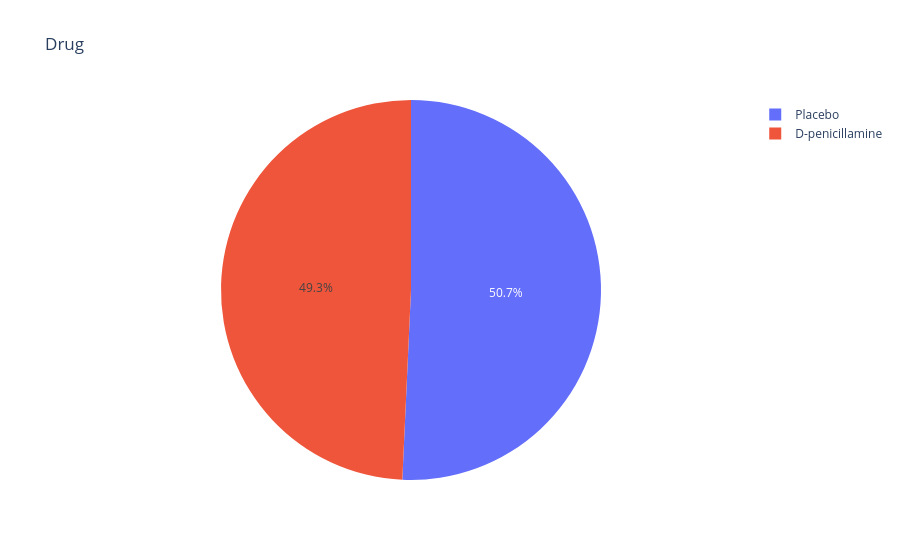
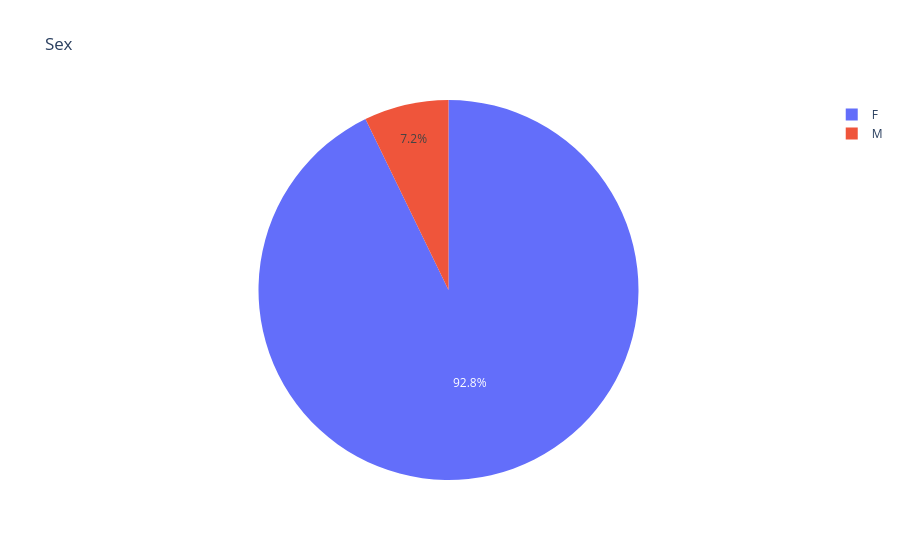
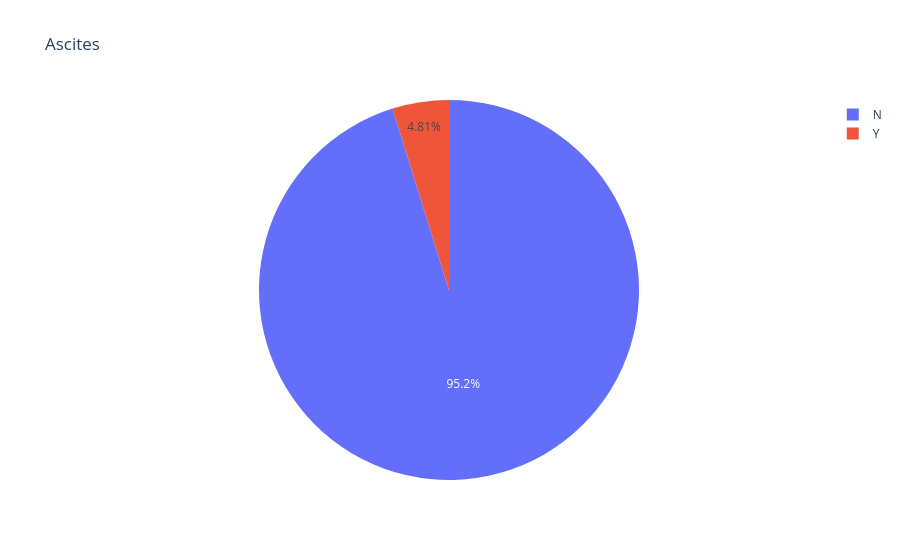

These figures' notebook cell, in order:
### Code cell
;# Display distribution of categorcal variables (pie chart)
for col in df_train.select_dtypes('object'):
    fig = px.pie(df_train.select_dtypes('object'), names = col, title = col)
    fig.show()

### Figure 1 — Plotly figure (JSON) as saved in the notebook; plotly's stock layout.template omitted (floating-point values rounded to 4 significant figures; data arrays with more than 128 entries replaced by an {"elided": "..."} marker saying what was removed)
{"data": [{"domain": {"x": [0, 1], "y": [0, 1]}, "hovertemplate": "Drug=%{label}<extra></extra>", "labels": {"elided": "7905 str values"}, "legendgroup": "", "name": "", "showlegend": true, "type": "pie"}], "layout": {"legend": {"tracegroupgap": 0}, "title": {"text": "Drug"}}}

### Figure 2 — Plotly figure (JSON) as saved in the notebook; plotly's stock layout.template omitted (floating-point values rounded to 4 significant figures; data arrays with more than 128 entries replaced by an {"elided": "..."} marker saying what was removed)
{"data": [{"domain": {"x": [0, 1], "y": [0, 1]}, "hovertemplate": "Sex=%{label}<extra></extra>", "labels": {"elided": "7905 str values"}, "legendgroup": "", "name": "", "showlegend": true, "type": "pie"}], "layout": {"legend": {"tracegroupgap": 0}, "title": {"text": "Sex"}}}

### Figure 3 — Plotly figure (JSON) as saved in the notebook; plotly's stock layout.template omitted (floating-point values rounded to 4 significant figures; data arrays with more than 128 entries replaced by an {"elided": "..."} marker saying what was removed)
{"data": [{"domain": {"x": [0, 1], "y": [0, 1]}, "hovertemplate": "Ascites=%{label}<extra></extra>", "labels": {"elided": "7905 str values"}, "legendgroup": "", "name": "", "showlegend": true, "type": "pie"}], "layout": {"legend": {"tracegroupgap": 0}, "title": {"text": "Ascites"}}}
